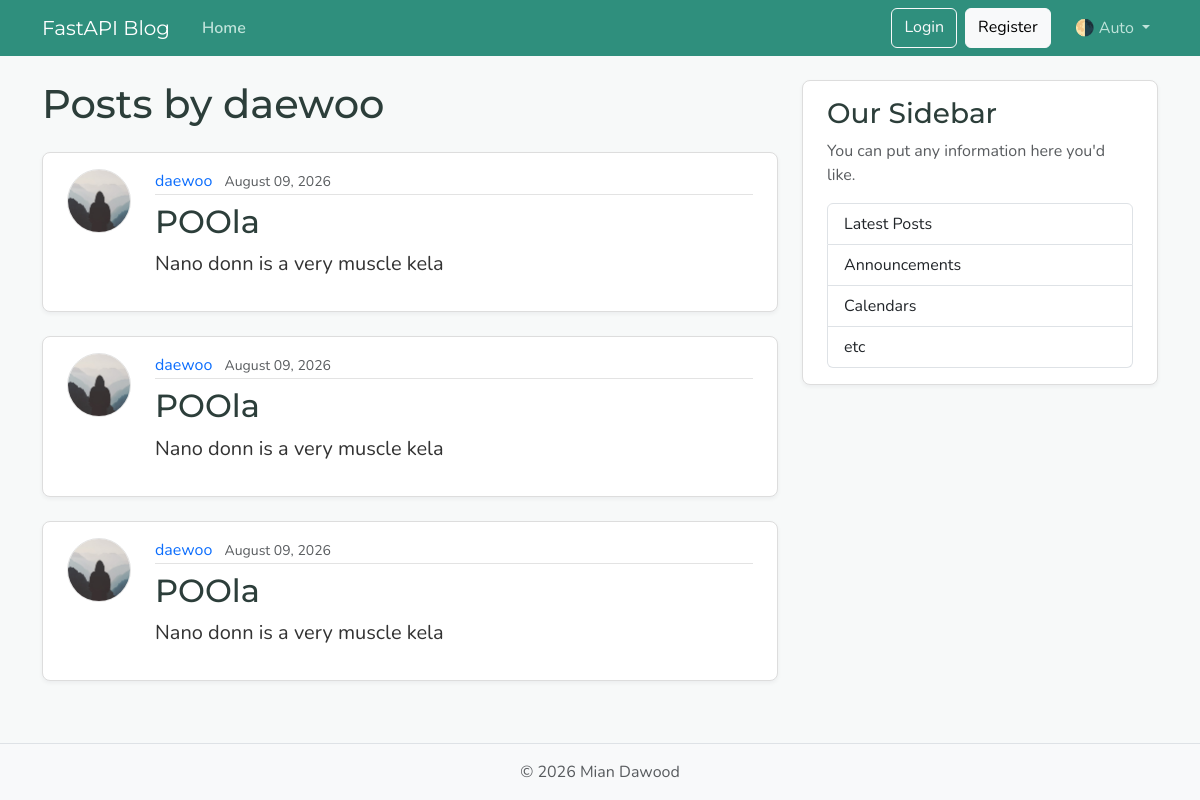
The page /users/1/posts on the database its author committed.
### model.py (models this page shows, shortened)
class User(Base):
    __tablename__ = "users"
    id: Mapped[int] = mapped_column(Integer, primary_key=True, index=True)
    username: Mapped[str] = mapped_column(String(50), unique=True, nullable=False)
    email: Mapped[str] = mapped_column(String(120), unique=True, nullable=False)
    image_file: Mapped[str | None] = mapped_column(
        String(200),
        nullable=True,
        default=None,
    )
    posts: Mapped[list[Post]] = relationship(back_populates="author")

class Post(Base):
    __tablename__ = "posts"
    id: Mapped[int] = mapped_column(Integer, primary_key=True, index=True)
    title: Mapped[str] = mapped_column(String(100), nullable=False)
    content: Mapped[str] = mapped_column(Text, nullable=False)
    user_id: Mapped[int] = mapped_column(
        ForeignKey("users.id"),
        nullable=False,
        index=True,
    )
    date_posted: Mapped[datetime] = mapped_column(
        DateTime(timezone=True),
        default=lambda: datetime.now(UTC),
    )
    author: Mapped[User] = relationship(back_populates="posts")

### main.py (the view)
@app.get("/users/{user_id}/posts", include_in_schema=False, name="user_posts")
def get_user_post_page(
    request: Request,
    user_id: int,
    db: Annotated[session, Depends(get_db)],
):
    result = db.execute(select(model.User).where(model.User.id == user_id))
    user = result.scalars().first()
    if not user:
        raise HTTPException(status_code=status.HTTP_404_NOT_FOUND, detail="user Not Found")
    result = db.execute(select(model.Post).where(model.Post.user_id == user_id))
    posts = result.scalars().all()
    return templates.TemplateResponse(
        request,
        "user_posts.html",
        {"posts": posts, "user": user, "title": f"{user.username}'s Posts"},
    )

### templates/user_posts.html
{% extends "layout.html" %}
{% block content %}
  <h1 class="mb-4">Posts by {{ user.username }}</h1>
  {% for post in posts %}
    <article class="content-section py-3 px-4 mb-4">
      <div class="d-flex align-items-start gap-4">
        <img class="rounded-circle article-img flex-shrink-0"
             src="{{ post.author.image_path }}"
             alt="{{ post.author.username }}'s profile picture"
             width="64"
             height="64"
             loading="lazy">
        <div class="flex-grow-1">
          <div class="article-metadata mb-2">
            <a class="me-2"
               href="{{ url_for('user_posts', user_id=post.author.id) }}">{{ post.author.username }}</a>
            <small class="text-body-secondary">{{ post.date_posted.strftime("%B %d, %Y") }}</small>
          </div>
          <h2>
            <a class="article-title"
               href="{{ url_for('post_page', post_id=post.id) }}">{{ post.title }}</a>
          </h2>
          <p class="article-content">{{ post.content }}</p>
        </div>
      </div>
    </article>
  {% else %}
    <p class="text-body-secondary">No posts by this user yet.</p>
  {% endfor %}
{% endblock content %}

### templates/layout.html (shortened to what this page needs)
<!DOCTYPE html>
<html lang="en">
  <head>
    <link href="https://cdn.jsdelivr.net/npm/bootstrap@5.3.8/dist/css/bootstrap.min.css"
          rel="stylesheet"
>
    <link rel="stylesheet"
          type="text/css"
          href="{{ url_for("static", path='css/main.css') }}">
  </head>
  <body class="d-flex flex-column min-vh-100">
    <header class="site-header">
      <nav class="navbar navbar-expand-md bg-steel fixed-top"
           data-bs-theme="dark">
        <div class="container">
          <a class="navbar-brand me-4" href="{{ url_for("home") }}">FastAPI Blog</a>
          <div class="collapse navbar-collapse" id="navbarToggle">
            <div class="navbar-nav me-auto">
              <a class="nav-link active"
                 aria-current="page"
                 href="{{ url_for("home") }}">Home</a>
            </div>
            <div class="navbar-nav">
              <a class="btn btn-outline-light mb-2 mb-md-0 me-md-2" href="#">Login</a>
              <a class="btn btn-light mb-2 mb-md-0 me-md-3" href="#">Register</a>
              <div class="nav-item dropdown">
                <a class="nav-link dropdown-toggle"
                   href="#"
                   role="button"
                   id="bd-theme"
                   data-bs-toggle="dropdown"
                   aria-expanded="false">
                  <span id="bd-theme-text">🌗 Auto</span>
                </a>
              </div>
            </div>
          </div>
        </div>
      </nav>
    </header>
    <main role="main" class="container">
      <div class="row">
        <div class="col-md-8">
          {% block content %}
          {% endblock content %}
        </div>
        <aside class="col-md-4">
          <div class="content-section py-3 px-4 mb-4">
            <h3>Our Sidebar</h3>
            <p class="text-body-secondary">You can put any information here you'd like.</p>
            <ul class="list-group">
              <li class="list-group-item">Latest Posts</li>
              <li class="list-group-item">Announcements</li>
              <li class="list-group-item">Calendars</li>
              <li class="list-group-item">etc</li>
            </ul>
          </div>
        </aside>
      </div>
    </main>
    <footer class="mt-auto py-3 bg-body-tertiary border-top">
      <div class="container text-center">
        <p class="text-body-secondary mb-0">
          © <span id="year"></span> Mian Dawood
        </p>
      </div>
    </footer>
  </body>
</html>

### static/css/main.css (style rules this page uses)
:root { --font-heading: "Montserrat", system-ui, -apple-system, BlinkMacSystemFont, sans-serif; --font-body: "Nunito", system-ui, -apple-system, BlinkMacSystemFont, sans-serif; --color-bg-body: #f7f9f9; --color-bg-content: #ffffff; --color-text-primary: #333333; --color-text-heading: #2c3e3a; --color-steel: #2f8f7d; --color-nav-link: #bfe3da; --color-nav-link-hover: #ffffff; --color-link-hover: #e07856; --color-border: #dddddd; --color-border-light: #e3e3e3; --spacing-xl: 5rem; --article-img-size: 4rem; --account-img-size: 7.813rem; }
body { font-family: var(--font-body); background: var(--color-bg-body); color: var(--color-text-primary); }
main { padding-top: var(--spacing-xl); }
h1, h2, h3, h4, h5, h6 { font-family: var(--font-heading); color: var(--color-text-heading); }
.navbar-brand { font-family: var(--font-heading); }
a { text-decoration: none; }
.bg-steel { background-color: var(--color-steel); }
.site-header .navbar-nav .nav-link { color: var(--color-nav-link); transition: color 0.2s ease-in-out; }
.site-header .navbar-nav .nav-link.active { font-weight: 600; }
.content-section { background: var(--color-bg-content); border: 1px solid var(--color-border); border-radius: 0.5rem; box-shadow: 0 2px 4px rgba(15, 23, 42, 0.05); transition: box-shadow 0.15s ease, transform 0.15s ease, border-color 0.15s ease; }
.article-title { color: var(--color-text-heading); transition: color 0.2s ease-in-out; }
.article-content { white-space: pre-line; font-size: 1.25rem; }
.article-img { height: var(--article-img-size); width: var(--article-img-size); flex-shrink: 0; object-fit: cover; border: 1px solid var(--color-border-light); box-shadow: 0 0 0 2px var(--color-bg-content); }
.article-metadata { padding-bottom: 0.063rem; border-bottom: 1px solid var(--color-border-light); }
.article-metadata a { transition: color 0.2s ease-in-out; }
[data-bs-theme="dark"] { --color-bg-body: #16201d; --color-bg-content: #1f2b27; --color-text-primary: #dfe8e5; --color-text-heading: #eef4f2; --color-border: #34413c; --color-border-light: #3c4a44; }

### rows shown on the page
User: username "daewoo"
Post: author.username "daewoo", date_posted "August 09, 2026", title "POOla", content "Nano donn is a very muscle kela"
Post: author.username "daewoo", date_posted "August 09, 2026", title "POOla", content "Nano donn is a very muscle kela"
Post: author.username "daewoo", date_posted "August 09, 2026", title "POOla", content "Nano donn is a very muscle kela"
